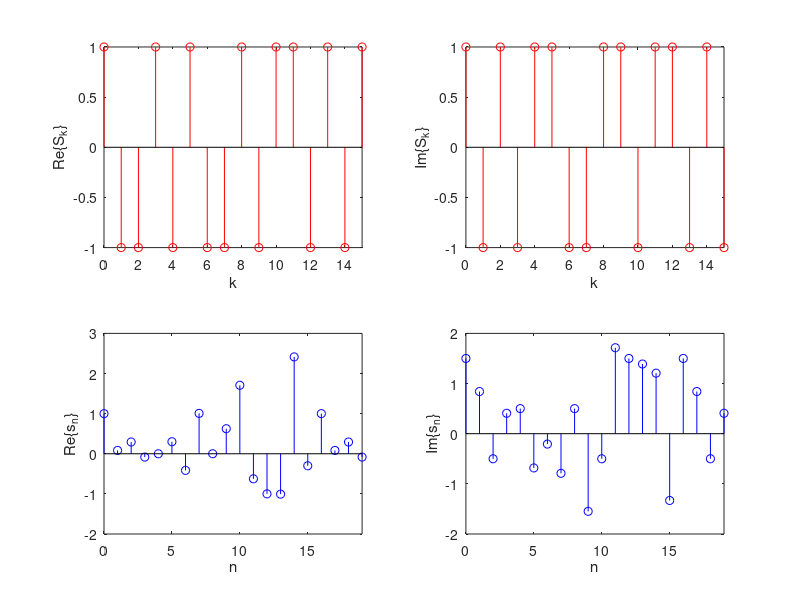
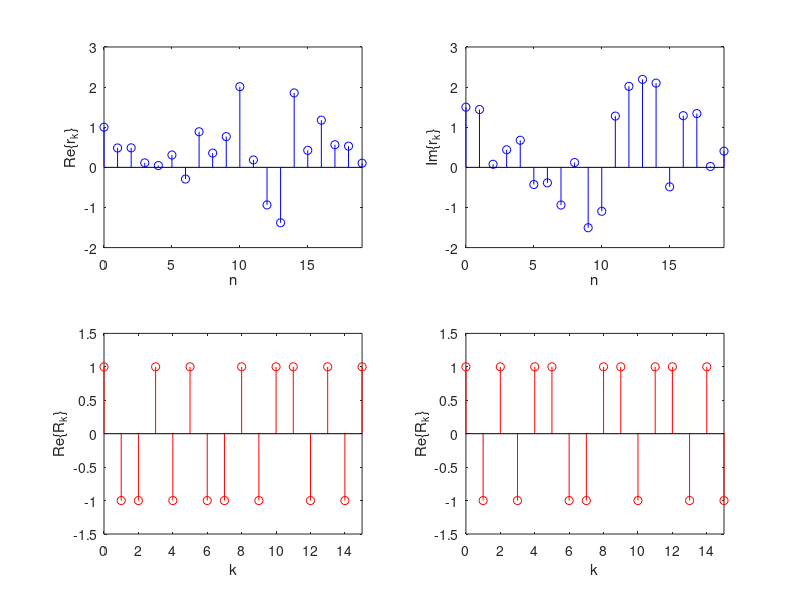
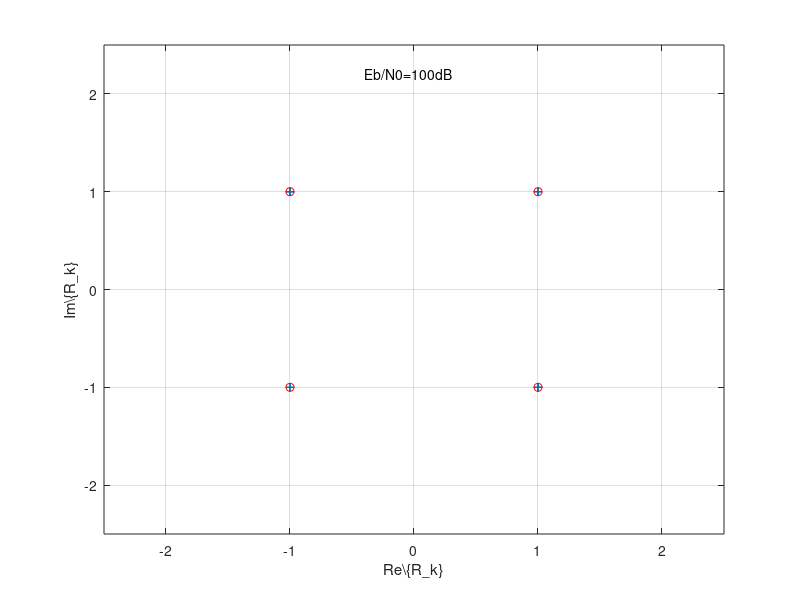

Source code (MATLAB) for these figures, in order:
%% Signal values and constellation diagram for OFDM
clear all;close all;clc;
N = 16;% no. OFDM subcarriers
NCP = 4; % CP length
NOFDM = 1;
EbN0dB_sim = 100; %SNR (dB)
QPSK_sig_set = [1+i -1+i 1-i -1-i]; %QPSK signal set
h = 0.4.^(0:4); % discrete-time CIR

%%%%%%%%%%%%%%%%%%%%%%%%%%%%%%%%%%%%
EbN0_sim = 10^(EbN0dB_sim/10); %SNR for simulation
N0_sim = (mean(abs(QPSK_sig_set).^2)/2)/EbN0_sim; % N0
b = round(rand(1, 2*NOFDM*N)); % info bits
bp1 = b(1:2:length(b));
bp2 = b(2:2:length(b));
m = 2*bp1+bp2+1; %indices for QPSK signal points
S = QPSK_sig_set(m); %transmitted signal points
s = [];
for j = 1:NOFDM
   tmp = sqrt(N)*ifft(S((j-1)*N + 1:j*N));
   s = [s tmp(N-NCP+1:N) tmp];
end
tmp = conv(h,s);
w = sqrt(N0_sim/2)*randn(1, NOFDM*(N+NCP))+ i*sqrt(N0_sim/2)*randn(1, NOFDM*(N+NCP)); %AWGN
r = tmp(1:length(s)) + w; % received signal values
H = 1/sqrt(N)*fft(h, N);
R = [];
for j = 1:NOFDM
   tmp = r((j-1)*(N+NCP)+NCP+1:j*(N+NCP));
   R = [ R 1/sqrt(N)*fft(tmp)./(sqrt(N)*H)]
   %s = [s tmp(N-NCP+1:N) tmp];
end
b2 = []; % received bits
for n = 1:N*NOFDM
    if real(R(n)) > 0 & imag(R(n)) > 0;
        b2 = [b2 0 0];
    elseif real(R(n)) <= 0 & imag(R(n)) > 0;
        b2 = [b2 0 1];
    elseif real(R(n)) > 0 & imag(R(n)) <= 0;
        b2 = [b2 1 0];
    else
        b2 = [b2 1 1];
    end
end

BER = length(find(b ~= b2))/(2*N*NOFDM);
k = 0:NOFDM*N-1;
k2 = 0:NOFDM*(N+NCP)-1;

figure(1); % transmit signal
subplot(2,2, 1), stem(k, real(S),'r');
xlabel('k'); ylabel('Re\{S_k\}'); xlim([0 NOFDM*N-1]);
subplot(2,2,2), stem(k, imag(S),'r');
xlabel('k'); ylabel('Im\{S_k\}'); xlim([0 NOFDM*N-1]);
subplot(2,2,3), stem(k2, real(s),'b');
xlabel('n'); ylabel('Re\{s_n\}'); xlim([0 NOFDM*(N+NCP)-1]);
subplot(2,2,4), stem(k2, imag(s),'b');
xlabel('n'); ylabel('Im\{s_n\}'); xlim([0 NOFDM*(N+NCP)-1]);

figure(2); % receive signal
subplot(2,2, 1), stem(k2, real(r),'b');
xlabel('n'); ylabel('Re\{r_k\}'); xlim([0 NOFDM*(N+NCP)-1]);
subplot(2,2,2), stem(k2, imag(r),'b');
xlabel('n'); ylabel('Im\{r_k\}'); xlim([0 NOFDM*(N+NCP)-1]);
subplot(2,2,3), stem(k, real(R),'r');
xlabel('k'); ylabel('Re\{R_k\}'); xlim([0 NOFDM*N-1]);
subplot(2,2,4), stem(k, imag(R),'r');
xlabel('k'); ylabel('Re\{R_k\}'); xlim([0 NOFDM*N-1]);

figure(3);
plot(R, '+'); hold on; grid on;
plot(QPSK_sig_set,'ro');
xlabel('Re\{R_k}'); ylabel('Im\{R_k}');
axis([-2.5 2.5 -2.5 2.5]);
text(-0.4, 2.2, strcat('Eb/N0=', num2str(EbN0dB_sim),'dB'))

